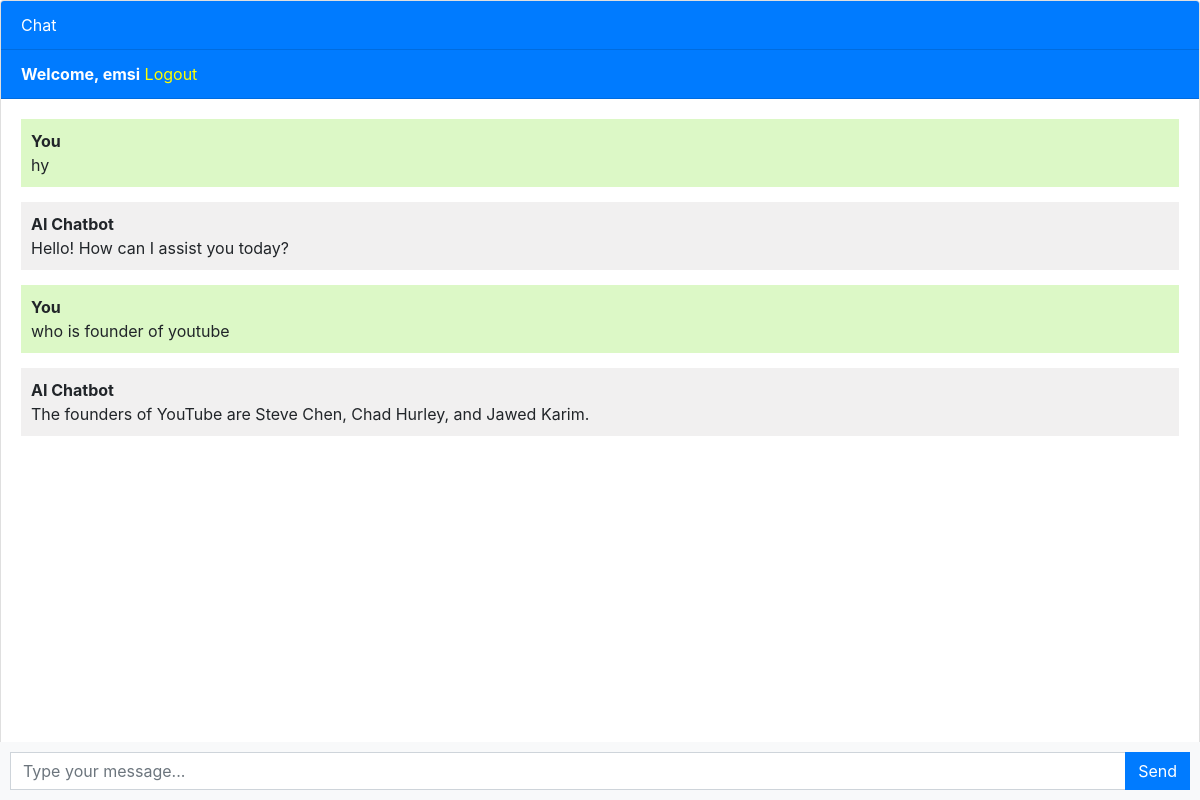
/index (signed in), run on an earlier commit of the app's database.
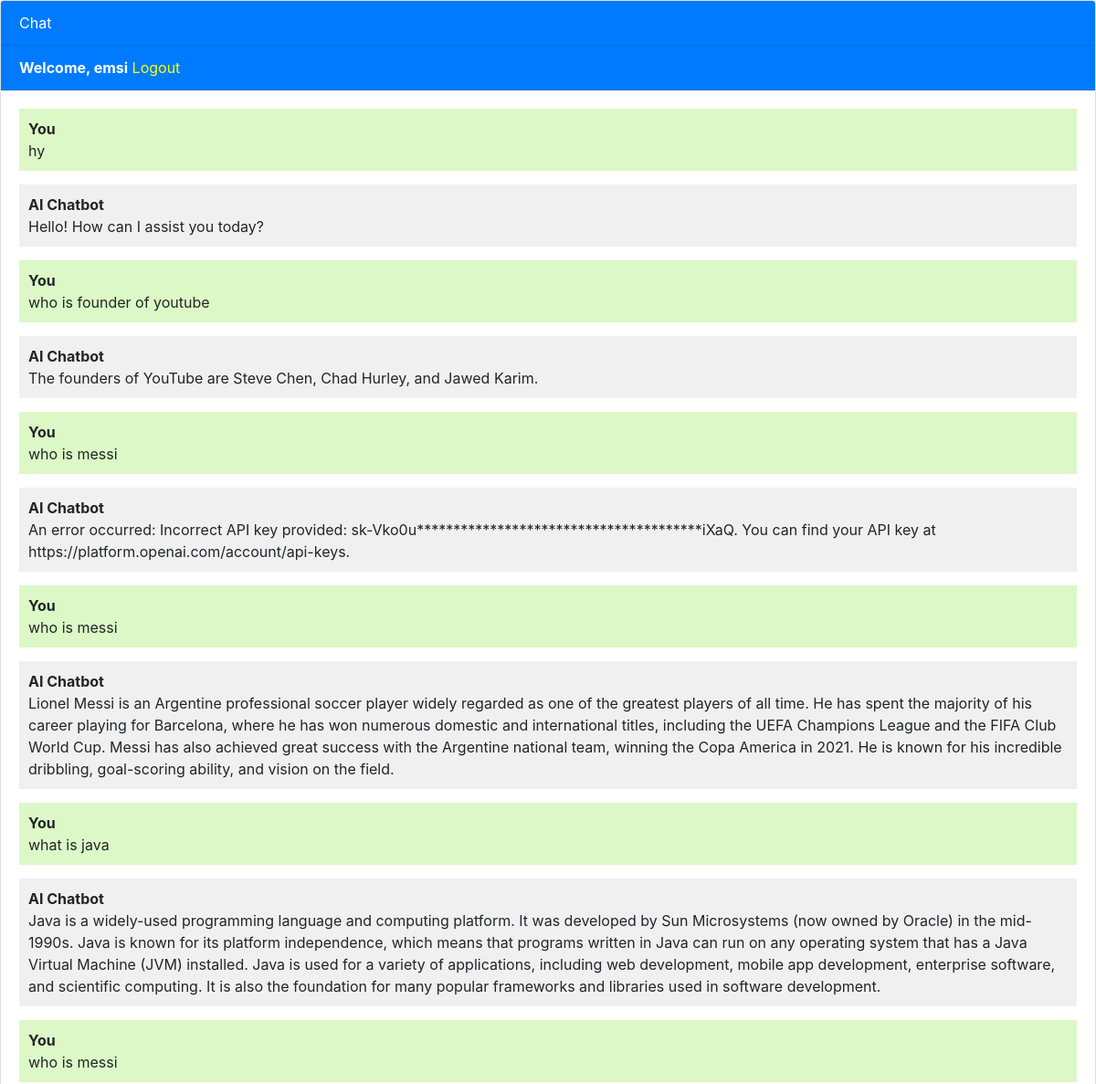
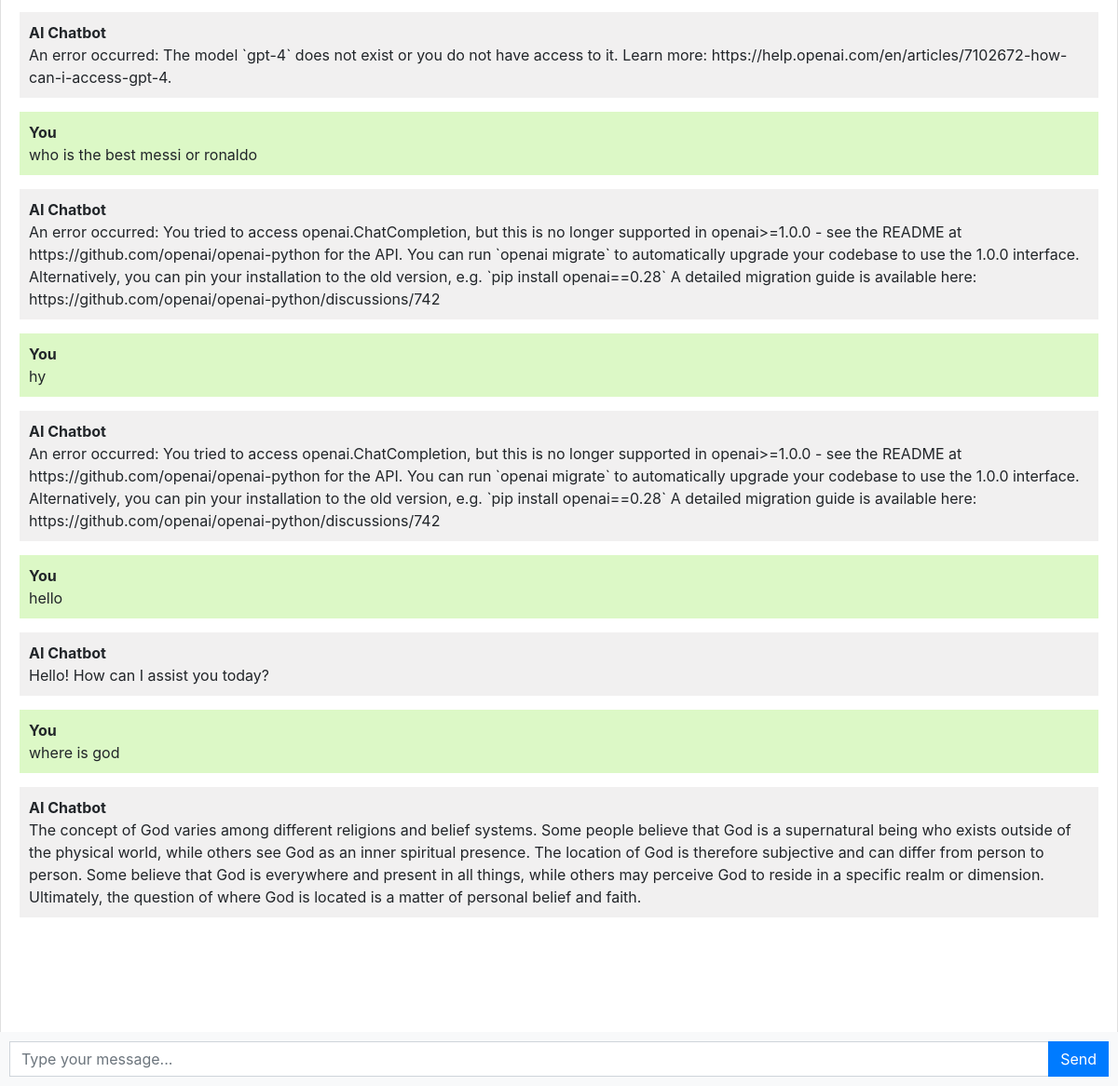
And on a later commit of the database (2 pictures, top to bottom).
### chatboot/models.py (models this page shows, shortened)
class Chat(models.Model):
    user = models.ForeignKey(User, on_delete=models.CASCADE)
    message = models.TextField()
    response = models.TextField()
    created_at = models.DateTimeField(auto_now_add=True)

### chatboot/views.py (the view)
# urls.py: path('index', views.chatboot, name='chatboot'),
def chatboot(request):
    chats = Chat.objects.filter(user=request.user)
    if request.method == 'POST':
        message = request.POST.get('message')
        response = ask_openai(message)
        chat = Chat(user=request.user, message=message, response=response, created_at=timezone.now())
        chat.save()
        return JsonResponse({'message': message, 'response': response})
    return render(request, 'chatboot.html', {'chats': chats})

### template/chatboot.html (shortened to what this page needs)
{% extends 'base.html' %}
{% block content %}
<div class="chat-container">
  <div class="card flex-grow-1">
    <div class="card-header bg-primary text-white">Chat</div>
    {% if user.is_authenticated %}
    <div class="card-header bg-primary text-white"><b>Welcome, {{user.username}}</b>   <a style="color: yellow;" href="logout">Logout</a></div>
    {% else %}
    <div class="card-header bg-primary text-white"><a style="color: yellow" href="login">Login</a>   <a style="color: yellow;" href="register">Register</a></div>
    {% endif %}
    <div class="card-body messages-box">
      <ul class="list-unstyled messages-list">
        {% for chat in chats %}
          {% if chat.user == request.user %}
            <li class="message sent">
          <div class="message-text">
            <div class="message-sender">
              <b>You</b>
            </div>
            <div class="message-content">
              {{chat.message}}
            </div>
          </div>
        </li>
        <li class="message received">
          <div class="message-text">
            <div class="message-sender">
              <b>AI Chatbot</b>
            </div>
            <div class="message-content">
              {{chat.response}}
            </div>
          </div>
        </li>
          {% endif %}
        {% endfor %}
      </ul>
    </div>
    <br><br>
    <br><br>
    <br><br>
  </div>
  <form class="message-form">
    <div class="input-group">
      <input type="text" class="form-control message-input" placeholder="Type your message...">
      <div class="input-group-append">
        <button type="submit" class="btn btn-primary btn-send">Send</button>
      </div>
    </div>
  </form>
</div>
{% endblock %}

### template/base.html (shortened to what this page needs)
 <!DOCTYPE html>
<html lang="en">
  <head>
    <link rel="stylesheet" href="https://stackpath.bootstrapcdn.com/bootstrap/4.3.1/css/bootstrap.min.css">
  </head>
  <body>
    {% block content %}{% endblock %}
  </body>
</html>

### template/chatboot.html (style rules this page uses)
body, html { height: 100%; }
.messages-box { flex: 1; overflow-y: auto; }
.messages-list { padding-left: 0; }
.message { margin-bottom: 15px; list-style: none; }
.message-text { padding: 10px; border-radius: 5px; }
.sent { background-color: #dcf8c6; align-self: flex-end; }
.received { background-color: #f1f0f0; align-self: flex-start; }
.message-form { display: flex; position: fixed; bottom: 0; left: 0; right: 0; padding: 10px; background-color: #f8f9fa; }
.message-input { flex: 1; border-radius: 0; border-right: none; }
.btn-send { border-radius: 0; }
.chat-container { height: 100%; display: flex; flex-direction: column; }

What changed in the data, as far as the page shows it:
added Chat: message "who is messi", response "An error occurred: Incorrect API key provided: sk-Vko0u***************************************iXaQ. You can find your API key at https://platform.openai.com/account/api-keys."
added Chat: message "who is messi", response "Lionel Messi is an Argentine professional soccer player widely regarded as one of the greatest players of all time. He has spent the majority of his career playing for Barcelona, where he has won numerous domestic and international titles, including the UEFA Champions League and the FIFA Club World Cup. Messi has also achieved great success with the Argentine national team, winning the Copa America in 2021. He is known for his incredible dribbling, goal-scoring ability, and vision on the field."
added Chat: message "what is java", response "Java is a widely-used programming language and computing platform. It was developed by Sun Microsystems (now owned by Oracle) in the mid-1990s. Java is known for its platform independence, which means that programs written in Java can run on any operating system that has a Java Virtual Machine (JVM) installed. Java is used for a variety of applications, including web development, mobile app development, enterprise software, and scientific computing. It is also the foundation for many popular frameworks and libraries used in software development."
added Chat: message "who is messi", response "An error occurred: The model `gpt-4` does not exist or you do not have access to it. Learn more: https://help.openai.com/en/articles/7102672-how-can-i-access-gpt-4."
added Chat: message "who is the best messi or ronaldo", response "An error occurred: You tried to access openai.ChatCompletion, but this is no longer supported in openai>=1.0.0 - see the README at https://github.com/openai/openai-python for the API. You can run `openai migrate` to automatically upgrade your codebase to use the 1.0.0 interface. Alternatively, you can pin your installation to the old version, e.g. `pip install openai==0.28` A detailed migration guide is available here: https://github.com/openai/openai-python/discussions/742"
added Chat: message "hy", response "An error occurred: You tried to access openai.ChatCompletion, but this is no longer supported in openai>=1.0.0 - see the README at https://github.com/openai/openai-python for the API. You can run `openai migrate` to automatically upgrade your codebase to use the 1.0.0 interface. Alternatively, you can pin your installation to the old version, e.g. `pip install openai==0.28` A detailed migration guide is available here: https://github.com/openai/openai-python/discussions/742"
added Chat: message "hello", response "Hello! How can I assist you today?"
added Chat: message "where is god", response "The concept of God varies among different religions and belief systems. Some people believe that God is a supernatural being who exists outside of the physical world, while others see God as an inner spiritual presence. The location of God is therefore subjective and can differ from person to person. Some believe that God is everywhere and present in all things, while others may perceive God to reside in a specific realm or dimension. Ultimately, the question of where God is located is a matter of personal belief and faith."
